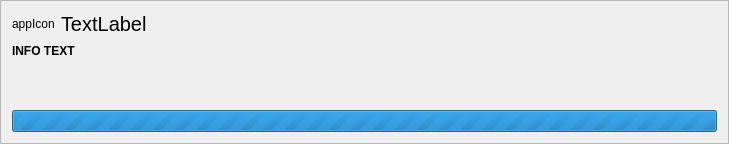
<?xml version="1.0" encoding="UTF-8"?>
<ui version="4.0">
 <class>JobViewWidget</class>
 <widget class="QFrame" name="JobViewWidget">
  <property name="geometry">
   <rect>
    <x>0</x>
    <y>0</y>
    <width>729</width>
    <height>144</height>
   </rect>
  </property>
  <property name="windowTitle">
   <string>Frame</string>
  </property>
  <property name="frameShape">
   <enum>QFrame::StyledPanel</enum>
  </property>
  <property name="frameShadow">
   <enum>QFrame::Sunken</enum>
  </property>
  <layout class="QVBoxLayout" name="verticalLayout">
   <item>
    <layout class="QHBoxLayout" name="horizontalLayout">
     <item>
      <widget class="QLabel" name="appIcon">
       <property name="text">
        <string notr="true">appIcon</string>
       </property>
      </widget>
     </item>
     <item>
      <widget class="QLabel" name="appName">
       <property name="sizePolicy">
        <sizepolicy hsizetype="Expanding" vsizetype="Preferred">
         <horstretch>0</horstretch>
         <verstretch>0</verstretch>
        </sizepolicy>
       </property>
       <property name="font">
        <font>
         <pointsize>15</pointsize>
        </font>
       </property>
       <property name="text">
        <string notr="true">TextLabel</string>
       </property>
      </widget>
     </item>
     <item>
      <widget class="QPushButton" name="pauseButton">
       <property name="text">
        <string/>
       </property>
       <property name="icon">
        <iconset theme="media-playback-pause"/>
       </property>
       <property name="flat">
        <bool>true</bool>
       </property>
      </widget>
     </item>
     <item>
      <widget class="QPushButton" name="cancelButton">
       <property name="text">
        <string notr="true"/>
       </property>
       <property name="icon">
        <iconset theme="window-close">
         <normaloff>../notificationsWidget</normaloff>../notificationsWidget</iconset>
       </property>
       <property name="flat">
        <bool>true</bool>
       </property>
      </widget>
     </item>
    </layout>
   </item>
   <item>
    <widget class="QLabel" name="infoTextLabel">
     <property name="font">
      <font>
       <weight>75</weight>
       <bold>true</bold>
      </font>
     </property>
     <property name="text">
      <string notr="true">INFO TEXT</string>
     </property>
    </widget>
   </item>
   <item>
    <widget class="QWidget" name="description1Container" native="true">
     <layout class="QHBoxLayout" name="horizontalLayout_2">
      <property name="leftMargin">
       <number>0</number>
      </property>
      <property name="topMargin">
       <number>0</number>
      </property>
      <property name="rightMargin">
       <number>0</number>
      </property>
      <property name="bottomMargin">
       <number>0</number>
      </property>
      <item>
       <widget class="QLabel" name="description1Title">
        <property name="font">
         <font>
          <weight>75</weight>
          <bold>true</bold>
         </font>
        </property>
        <property name="text">
         <string/>
        </property>
       </widget>
      </item>
      <item>
       <widget class="QLabel" name="description1">
        <property name="sizePolicy">
         <sizepolicy hsizetype="Expanding" vsizetype="Preferred">
          <horstretch>0</horstretch>
          <verstretch>0</verstretch>
         </sizepolicy>
        </property>
        <property name="text">
         <string/>
        </property>
       </widget>
      </item>
     </layout>
    </widget>
   </item>
   <item>
    <widget class="QWidget" name="description2Container" native="true">
     <layout class="QHBoxLayout" name="horizontalLayout_3">
      <property name="leftMargin">
       <number>0</number>
      </property>
      <property name="topMargin">
       <number>0</number>
      </property>
      <property name="rightMargin">
       <number>0</number>
      </property>
      <property name="bottomMargin">
       <number>0</number>
      </property>
      <item>
       <widget class="QLabel" name="description2Title">
        <property name="font">
         <font>
          <weight>75</weight>
          <bold>true</bold>
         </font>
        </property>
        <property name="text">
         <string/>
        </property>
       </widget>
      </item>
      <item>
       <widget class="QLabel" name="description2">
        <property name="sizePolicy">
         <sizepolicy hsizetype="Expanding" vsizetype="Preferred">
          <horstretch>0</horstretch>
          <verstretch>0</verstretch>
         </sizepolicy>
        </property>
        <property name="text">
         <string/>
        </property>
       </widget>
      </item>
     </layout>
    </widget>
   </item>
   <item>
    <widget class="QProgressBar" name="progressBar">
     <property name="maximum">
      <number>0</number>
     </property>
     <property name="value">
      <number>0</number>
     </property>
     <property name="textVisible">
      <bool>false</bool>
     </property>
    </widget>
   </item>
  </layout>
 </widget>
 <resources/>
 <connections/>
</ui>
